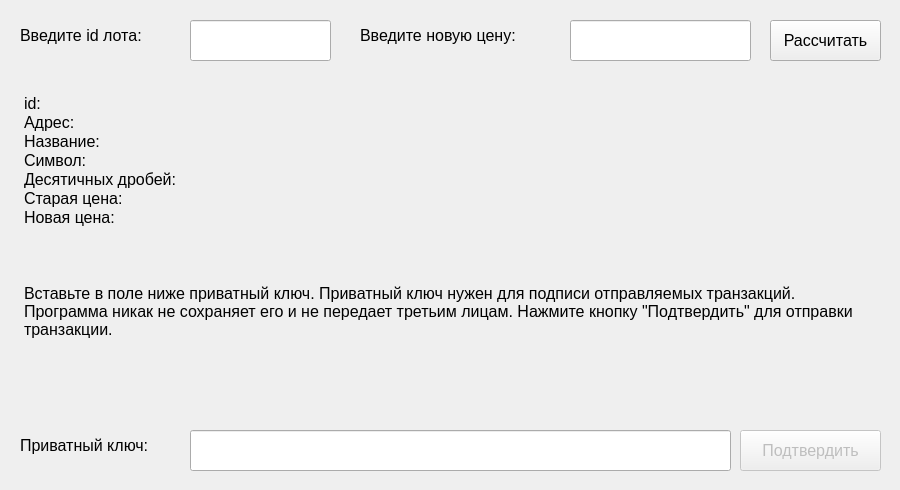
       <widget class="QWidget" name="change_price_tab">
        <attribute name="title">
         <string>Изменить цену</string>
        </attribute>
        <widget class="QWidget" name="horizontalLayoutWidget_12">
         <property name="geometry">
          <rect>
           <x>10</x>
           <y>10</y>
           <width>881</width>
           <height>61</height>
          </rect>
         </property>
         <layout class="QHBoxLayout" name="horizontalLayout_13">
          <item>
           <widget class="QWidget" name="widget_4" native="true">
            <widget class="QLabel" name="label_24">
             <property name="geometry">
              <rect>
               <x>10</x>
               <y>10</y>
               <width>191</width>
               <height>31</height>
              </rect>
             </property>
             <property name="font">
              <font>
               <pointsize>12</pointsize>
              </font>
             </property>
             <property name="text">
              <string>Введите id лота:</string>
             </property>
            </widget>
            <widget class="QLineEdit" name="id_change_price_input">
             <property name="geometry">
              <rect>
               <x>180</x>
               <y>10</y>
               <width>141</width>
               <height>41</height>
              </rect>
             </property>
             <property name="font">
              <font>
               <pointsize>12</pointsize>
              </font>
             </property>
            </widget>
            <widget class="QLabel" name="label_25">
             <property name="geometry">
              <rect>
               <x>350</x>
               <y>10</y>
               <width>201</width>
               <height>31</height>
              </rect>
             </property>
             <property name="font">
              <font>
               <pointsize>12</pointsize>
              </font>
             </property>
             <property name="text">
              <string>Введите новую цену:</string>
             </property>
            </widget>
            <widget class="QLineEdit" name="price_change_price_input">
             <property name="geometry">
              <rect>
               <x>560</x>
               <y>10</y>
               <width>181</width>
               <height>41</height>
              </rect>
             </property>
             <property name="font">
              <font>
               <pointsize>12</pointsize>
              </font>
             </property>
            </widget>
            <widget class="QPushButton" name="count_new_price">
             <property name="geometry">
              <rect>
               <x>760</x>
               <y>10</y>
               <width>111</width>
               <height>41</height>
              </rect>
             </property>
             <property name="font">
              <font>
               <pointsize>12</pointsize>
              </font>
             </property>
             <property name="text">
              <string>Рассчитать</string>
             </property>
            </widget>
           </widget>
          </item>
         </layout>
        </widget>
        <widget class="QWidget" name="gridLayoutWidget_9">
         <property name="geometry">
          <rect>
           <x>10</x>
           <y>80</y>
           <width>881</width>
           <height>401</height>
          </rect>
         </property>
         <layout class="QGridLayout" name="gridLayout_9">
          <item row="0" column="0">
           <widget class="QWidget" name="purchase_widget_2" native="true">
            <property name="enabled">
             <bool>true</bool>
            </property>
            <widget class="QLabel" name="label_26">
             <property name="geometry">
              <rect>
               <x>10</x>
               <y>350</y>
               <width>161</width>
               <height>31</height>
              </rect>
             </property>
             <property name="font">
              <font>
               <pointsize>12</pointsize>
              </font>
             </property>
             <property name="text">
              <string>Приватный ключ:</string>
             </property>
            </widget>
            <widget class="QLineEdit" name="private_key_input_change_price">
             <property name="enabled">
              <bool>true</bool>
             </property>
             <property name="geometry">
              <rect>
               <x>180</x>
               <y>350</y>
               <width>541</width>
               <height>41</height>
              </rect>
             </property>
             <property name="font">
              <font>
               <pointsize>12</pointsize>
              </font>
             </property>
            </widget>
            <widget class="QPushButton" name="apply_change_price_button">
             <property name="enabled">
              <bool>false</bool>
             </property>
             <property name="geometry">
              <rect>
               <x>730</x>
               <y>350</y>
               <width>141</width>
               <height>41</height>
              </rect>
             </property>
             <property name="font">
              <font>
               <pointsize>12</pointsize>
              </font>
             </property>
             <property name="text">
              <string>Подтвердить</string>
             </property>
            </widget>
            <widget class="QTextBrowser" name="change_price_browser">
             <property name="enabled">
              <bool>true</bool>
             </property>
             <property name="geometry">
              <rect>
               <x>10</x>
               <y>10</y>
               <width>841</width>
               <height>321</height>
              </rect>
             </property>
             <property name="sizePolicy">
              <sizepolicy hsizetype="Minimum" vsizetype="Minimum">
               <horstretch>0</horstretch>
               <verstretch>20</verstretch>
              </sizepolicy>
             </property>
             <property name="palette">
              <palette>
               <active>
                <colorrole role="Base">
                 <brush brushstyle="SolidPattern">
                  <color alpha="0">
                   <red>255</red>
                   <green>255</green>
                   <blue>255</blue>
                  </color>
                 </brush>
                </colorrole>
               </active>
               <inactive>
                <colorrole role="Base">
                 <brush brushstyle="SolidPattern">
                  <color alpha="0">
                   <red>255</red>
                   <green>255</green>
                   <blue>255</blue>
                  </color>
                 </brush>
                </colorrole>
               </inactive>
               <disabled>
                <colorrole role="Base">
                 <brush brushstyle="SolidPattern">
                  <color alpha="255">
                   <red>239</red>
                   <green>239</green>
                   <blue>239</blue>
                  </color>
                 </brush>
                </colorrole>
               </disabled>
              </palette>
             </property>
             <property name="font">
              <font>
               <pointsize>12</pointsize>
              </font>
             </property>
             <property name="contextMenuPolicy">
              <enum>Qt::DefaultContextMenu</enum>
             </property>
             <property name="acceptDrops">
              <bool>false</bool>
             </property>
             <property name="autoFillBackground">
              <bool>false</bool>
             </property>
             <property name="frameShape">
              <enum>QFrame::NoFrame</enum>
             </property>
             <property name="frameShadow">
              <enum>QFrame::Plain</enum>
             </property>
             <property name="verticalScrollBarPolicy">
              <enum>Qt::ScrollBarAlwaysOff</enum>
             </property>
             <property name="horizontalScrollBarPolicy">
              <enum>Qt::ScrollBarAlwaysOff</enum>
             </property>
             <property name="sizeAdjustPolicy">
              <enum>QAbstractScrollArea::AdjustIgnored</enum>
             </property>
             <property name="readOnly">
              <bool>true</bool>
             </property>
             <property name="html">
              <string>&lt;!DOCTYPE HTML PUBLIC &quot;-//W3C//DTD HTML 4.0//EN&quot; &quot;http://www.w3.org/TR/REC-html40/strict.dtd&quot;&gt;
&lt;html&gt;&lt;head&gt;&lt;meta name=&quot;qrichtext&quot; content=&quot;1&quot; /&gt;&lt;style type=&quot;text/css&quot;&gt;
p, li { white-space: pre-wrap; }
&lt;/style&gt;&lt;/head&gt;&lt;body style=&quot; font-family:'MS Shell Dlg 2'; font-size:12pt; font-weight:400; font-style:normal;&quot;&gt;
&lt;p style=&quot; margin-top:0px; margin-bottom:0px; margin-left:0px; margin-right:0px; -qt-block-indent:0; text-indent:0px;&quot;&gt;id:&lt;/p&gt;
&lt;p style=&quot; margin-top:0px; margin-bottom:0px; margin-left:0px; margin-right:0px; -qt-block-indent:0; text-indent:0px;&quot;&gt;Адрес:&lt;/p&gt;
&lt;p style=&quot; margin-top:0px; margin-bottom:0px; margin-left:0px; margin-right:0px; -qt-block-indent:0; text-indent:0px;&quot;&gt;Название:&lt;/p&gt;
&lt;p style=&quot; margin-top:0px; margin-bottom:0px; margin-left:0px; margin-right:0px; -qt-block-indent:0; text-indent:0px;&quot;&gt;Символ:&lt;/p&gt;
&lt;p style=&quot; margin-top:0px; margin-bottom:0px; margin-left:0px; margin-right:0px; -qt-block-indent:0; text-indent:0px;&quot;&gt;Десятичных дробей:&lt;/p&gt;
&lt;p style=&quot; margin-top:0px; margin-bottom:0px; margin-left:0px; margin-right:0px; -qt-block-indent:0; text-indent:0px;&quot;&gt;Старая цена:&lt;/p&gt;
&lt;p style=&quot; margin-top:0px; margin-bottom:0px; margin-left:0px; margin-right:0px; -qt-block-indent:0; text-indent:0px;&quot;&gt;Новая цена:&lt;/p&gt;
&lt;p style=&quot;-qt-paragraph-type:empty; margin-top:0px; margin-bottom:0px; margin-left:0px; margin-right:0px; -qt-block-indent:0; text-indent:0px;&quot;&gt;&lt;br /&gt;&lt;/p&gt;
&lt;p style=&quot;-qt-paragraph-type:empty; margin-top:0px; margin-bottom:0px; margin-left:0px; margin-right:0px; -qt-block-indent:0; text-indent:0px;&quot;&gt;&lt;br /&gt;&lt;/p&gt;
&lt;p style=&quot;-qt-paragraph-type:empty; margin-top:0px; margin-bottom:0px; margin-left:0px; margin-right:0px; -qt-block-indent:0; text-indent:0px;&quot;&gt;&lt;br /&gt;&lt;/p&gt;
&lt;p style=&quot; margin-top:0px; margin-bottom:0px; margin-left:0px; margin-right:0px; -qt-block-indent:0; text-indent:0px;&quot;&gt;Вставьте в поле ниже приватный ключ. Приватный ключ нужен для подписи отправляемых транзакций. Программа никак не сохраняет его и не передает третьим лицам. Нажмите кнопку &amp;quot;Подтвердить&amp;quot; для отправки транзакции.&lt;/p&gt;&lt;/body&gt;&lt;/html&gt;</string>
             </property>
            </widget>
           </widget>
          </item>
         </layout>
        </widget>
       </widget>
